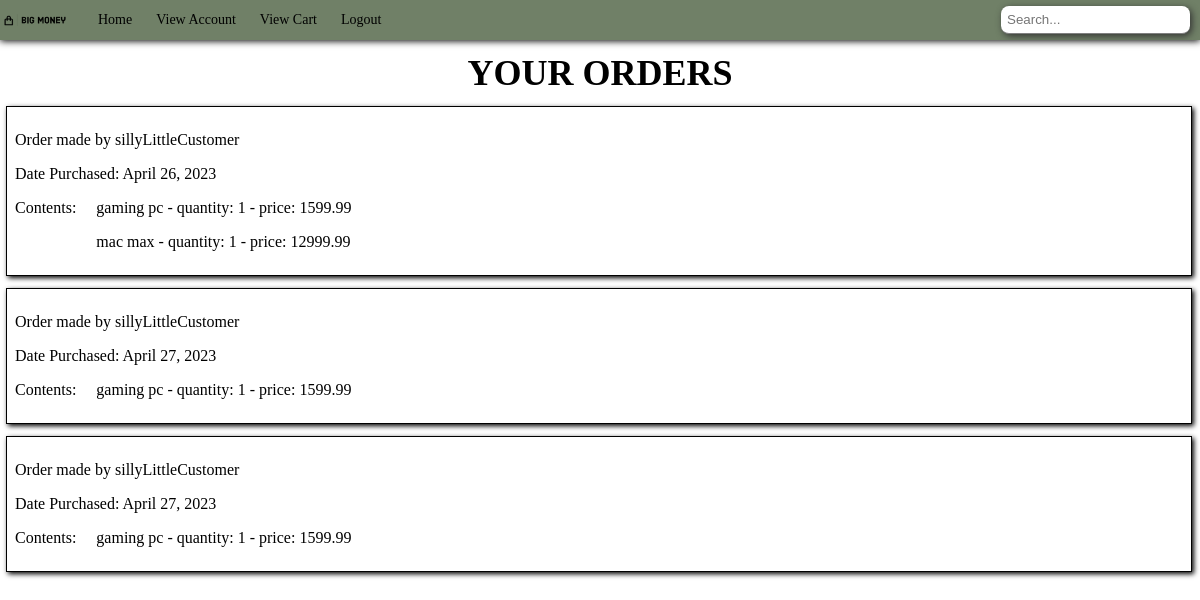
/view-orders/ (signed in), run on the app's committed database.
### bigMoney/models.py (models this page shows, shortened)
class Order(models.Model):
    date_ordered = models.DateTimeField(default=timezone.now)
    customer = models.ForeignKey(settings.AUTH_USER_MODEL, on_delete=models.SET_NULL, null=True)
    items = models.ManyToManyField(CartItem)
    def __str__(self):
        return f'Order made by {self.customer.username}'

class User(AbstractUser):
    USER_ROLES = (
        ("S", "Seller"),
        ("C", "Customer")
    )
    role = models.CharField(max_length=1, blank=False, choices=USER_ROLES, default="S")
    card_number = models.CharField(max_length=16, null=True, validators=[MinLengthValidator(16)])
    email = models.EmailField(max_length=255, default="")
    name = models.CharField(max_length=255, default="New User")
    balance = models.FloatField(default=0.0)
    address = models.ForeignKey(Address, on_delete=models.CASCADE, null=True)
    available_merch = models.ManyToManyField(merchandise, default=None)
    ShoppingCart = models.ForeignKey(shoppingCart, on_delete=models.CASCADE, null=True)
    Orders = models.ManyToManyField(Order, default=None)
    is_approved = models.BooleanField(default=None, null=True)

class CartItem(models.Model):
    item = models.ForeignKey(merchandise, on_delete=models.CASCADE)
    customer = models.ForeignKey(settings.AUTH_USER_MODEL, on_delete=models.SET_NULL, null=True)
    quantity = models.IntegerField(default=0)

class merchandise(models.Model):
    poster = models.ForeignKey(settings.AUTH_USER_MODEL, on_delete=models.SET_NULL, null=True)
    title = models.CharField(max_length=255)
    date_posted = models.DateTimeField(default=timezone.now)
    cost = models.DecimalField(max_digits=8, decimal_places=2)
    description = models.TextField(max_length=1024)
    image = models.ImageField(default='default.jpg', upload_to='product_images')
    quantity_in_stock = models.IntegerField()
    quantity_sold = models.IntegerField(default=0)
    is_approved = models.BooleanField(default=None, null=True)
    GENRE_CHOICES = (
        ('clothing', 'Clothing'),
        ('books', 'Books'),
        ('movies', 'Movies'),
        ('computers', 'Computers'),
        ('food', 'Food'),
        ('cooking', 'Cooking'),
        ('outdoors', 'Outdoors'),
    )
    genre = models.CharField(max_length=255, choices=GENRE_CHOICES, null=True)

### bigMoney/views.py (the view)
# urls.py: path('view-orders/', views.view_orders, name='view-orders'),
@login_required
def view_orders(request):
    messages.get_messages(request) # retrieve any messages
    user = request.user
    orders = user.Orders.all()
    context = {"orders": orders}
    return render(request, "view_orders.html", context)

### bigMoney/templates/view_orders.html (shortened to what this page needs)
{% extends 'base.html' %}
{% block content %}
<h2 class="page-title">Your Orders</h2>
{% for order in orders %}
    <a href="{% url 'view-order' order_id=order.id %}" class="order-tab" style="text-decoration: none">
    <div class="order-broad" style="border: 1px solid #000">
        <p>{{order}}</p>
        <p style="margin-bottom: 0px">Date Purchased: {{order.date_ordered|date:"F j, Y" }}</p>
        <p style="display: inline-block; vertical-align: top;">Contents:&emsp;</p>
        <div class="order-items">
            {% for item in order.items.all %}
                <p>{{item.item.title}} - quantity: {{item.quantity}} - price: {{item.item.cost}} </p>
            {% endfor %}
        </div>
    </div>
    </a>
{% endfor %}
{% endblock %}

### bigMoney/static/styling/styles.css (style rules this page uses)
body { margin: 0px; }
.page-title { font-family: 'Times New Roman', "Georgia", "Arial"; font-size: 36px; font-weight: bold; text-align: center; margin: 12px 0; text-transform: uppercase; }
.order-items { display: inline-block; margin: 0px; padding: 0px; }
.order-broad { padding: 8px; box-shadow: 2px 2px 5px #000; margin-bottom: 12px; margin-right: 4px; margin-left: 2px; }
.order-tab { color: black; }

### data on the page
Order: customer.username "Order made by sillyLittleCustomer", date_ordered "April 26, 2023"
CartItem: item "gaming pc", quantity "1", item.cost "1599.99"
CartItem: item "mac max", quantity "1", item.cost "12999.99"
Order: customer.username "Order made by sillyLittleCustomer", date_ordered "April 27, 2023"
CartItem: item "gaming pc", quantity "1", item.cost "1599.99"
Order: customer.username "Order made by sillyLittleCustomer", date_ordered "April 27, 2023"
CartItem: item "gaming pc", quantity "1", item.cost "1599.99"
